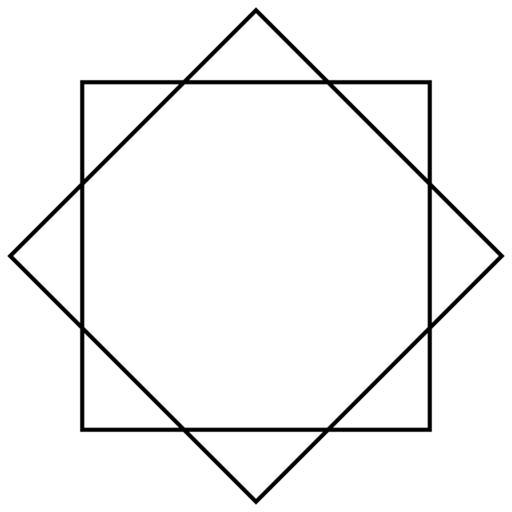
//> input picture HarrisAlgorithm/ImageUsed/shape.jpeg, 512 x 512 px
$ ./canny HarrisAlgorithm/ImageUsed/shape.jpeg   (built with g++ and OpenCV 4)
//> lines starting //> are read from the running program, lines starting //| are printed output that depends on the picture; after the words box and inside, x2 and y2 are one past the last pixel; in counts of white or black regions, pixels touching at a corner belong together
//> further down, src is the input picture: 512 rows x 512 cols, CV_8UC1; min 0, max 255, mean 243.9
#include <opencv2/imgproc/imgproc.hpp>
#include <opencv2/highgui/highgui.hpp>
#include <stdlib.h>
#include <iostream>

using namespace cv;
using namespace std;

Mat src,dest;
int ht = 198,lt = 144;


void myCanny(const Mat& src, Mat& dest, int low_th, int high_th){
//> called with low_th = 198, high_th = 144

	Mat bdest,sobelX, sobelY,mag,ang;
	float ang_val;
	Size kernelS(3,3);
/*
*	STEP 1: Gaussian blurr;
*	STEP 2: Calcola mamagitudo e angolo;
*	STEP 3: Non-Maxima-Suppression;
*	STEP 4: Threshold con isteresi
*/
// GAUSSIAN BLUR
	copyMakeBorder(src,bdest,1,1,1,1,BORDER_REFLECT);
	GaussianBlur(bdest,bdest,kernelS,5);
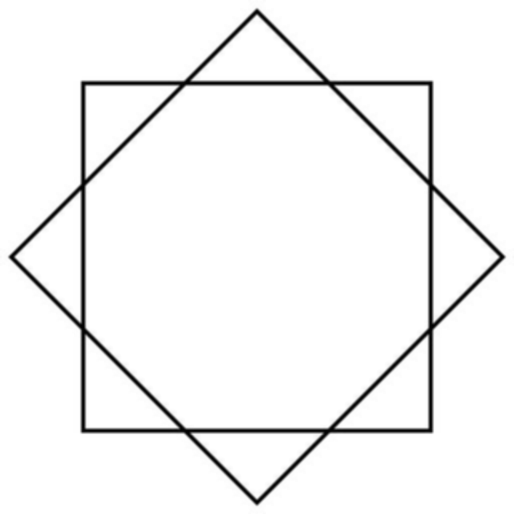
//> bdest: 514 rows x 514 cols, CV_8UC1; min 1, max 255, mean 244

	bdest.convertTo(bdest,CV_32FC1);
//> bdest: 514 rows x 514 cols, CV_32FC1

// CALCOLO GRADIENTE

	Sobel(bdest,sobelX,bdest.type(),1,0);
	Sobel(bdest,sobelY,bdest.type(),0,1);
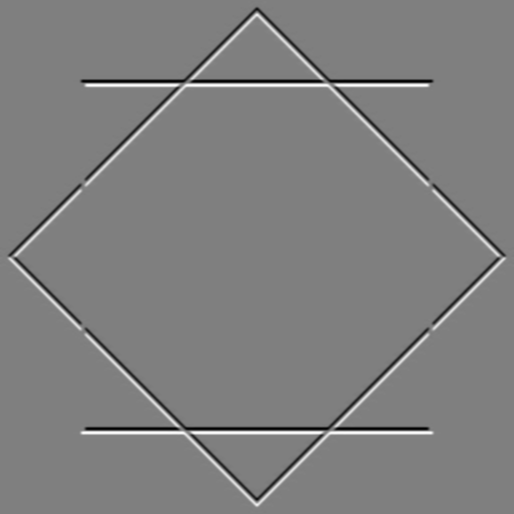
//> sobelY: 514 rows x 514 cols, CV_32FC1; min -664, max 664, mean 0; drawn with min black and max white

// CALCOLO MAGNITUDINE

	mag = abs(sobelX) + abs(sobelY);

// CALCOLO ANGOLO

	phase(sobelX,sobelY,ang,true);
	normalize(mag,mag,0,255,NORM_MINMAX);
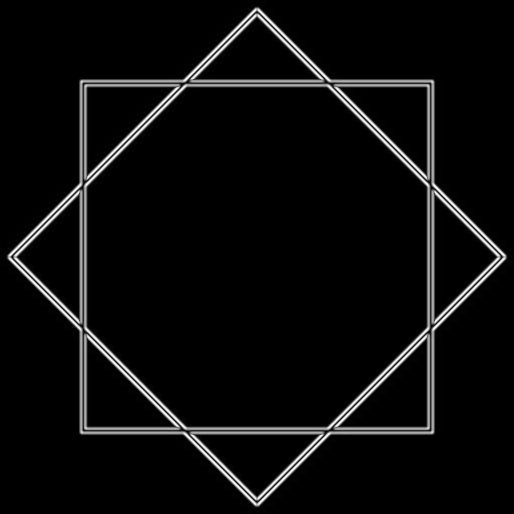
//> mag: 514 rows x 514 cols, CV_32FC1; min 0, max 255, mean 12.2; drawn with min black and max white
	mag.convertTo(mag,CV_8UC1);
//> mag: 514 rows x 514 cols, CV_8UC1

	normalize(ang,ang,-180,180,NORM_MINMAX);

//	NON_MAXIMA_SUPPRESSION

	for (int i = 1; i < mag.rows-1; ++i)
	{
		for(int j = 1; j < mag.cols-1; j++){
			ang_val = ang.at<float>(i,j);

			if ((ang_val <= -157.5 && ang_val > 157.5) || (ang_val > -22.5 && ang_val <= 22.5) ){
				if(mag.at<uchar>(i,j) < mag.at<uchar>(i,j-1) || mag.at<uchar>(i,j) < mag.at<uchar>(i,j+1))
					mag.at<uchar>(i,j) = 0;
			}
			else if ((ang_val <= -112.5 && ang_val > -157.5) || (ang_val > 22.5 && ang_val <= 67.5) ){
				if(mag.at<uchar>(i,j) < mag.at<uchar>(i-1,j-1) || mag.at<uchar>(i,j) < mag.at<uchar>(i+1,j+1))
					mag.at<uchar>(i,j) = 0;
			}

			else if ((ang_val <= -67.5 && ang_val > -112.5) || (ang_val > 67.5 && ang_val <= 112.5) ){
				if(mag.at<uchar>(i,j) < mag.at<uchar>(i+1,j) || mag.at<uchar>(i,j) < mag.at<uchar>(i-1,j))
					mag.at<uchar>(i,j) = 0;
			}
			else if ((ang_val <= -22.5 && ang_val > -67.5) || (ang_val > 112.5 && ang_val <= 157.5) ){
				if(mag.at<uchar>(i,j) < mag.at<uchar>(i-1,j+1) || mag.at<uchar>(i,j) < mag.at<uchar>(i+1,j-1))
					mag.at<uchar>(i,j) = 0;
			}
		}
	}
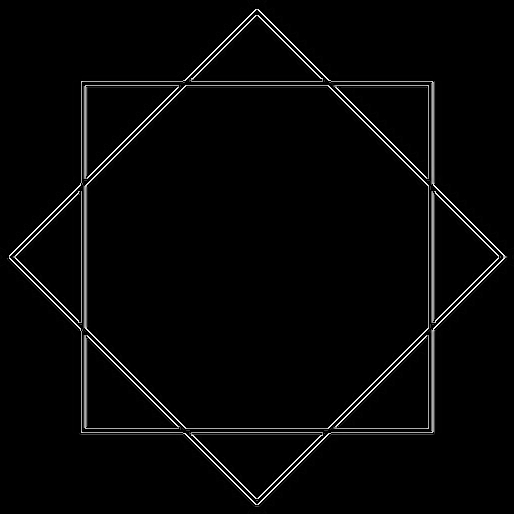
//> mag: 514 rows x 514 cols, CV_8UC1; min 0, max 255, mean 6.3
//> after the loop, ang_val = -180

//G_n THRESHOLE
	for (int i = 1; i < mag.rows-1; ++i)
	{
		for(int j = 1; j<mag.cols-1; j++){
			if(mag.at<uchar>(i,j) > high_th) mag.at<uchar>(i,j) = 255;

			else if(mag.at<uchar>(i,j) < low_th) mag.at<uchar>(i,j) = 0;

			else if(mag.at<uchar>(i,j) <= high_th && mag.at<uchar>(i,j) >= low_th){
				bool strong_n = false;
				for(int x = -1; x <= 1 && !strong_n ; x++){
					for(int y = -1; y <= 1 && !strong_n ; y++){
						{
							if(mag.at<uchar>(i+x,j+y) > high_th) strong_n = true;
						}
					}
				}
				if(strong_n) mag.at<uchar>(i,j) = 255;
				else mag.at<uchar>(i,j) = 0;
			}
		}
	}
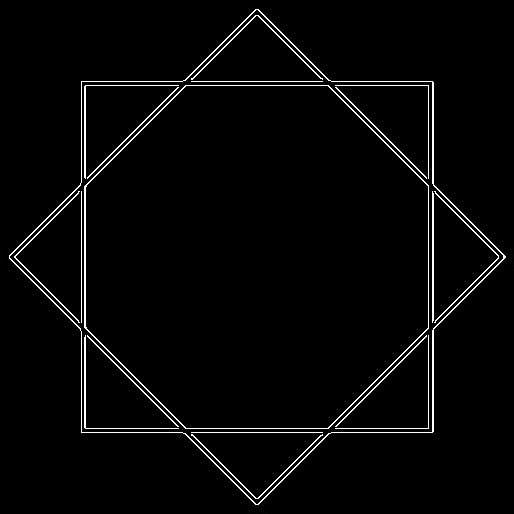
//> mag: 514 rows x 514 cols, CV_8UC1; 8.13% of pixels changed, all inside (x1, y1, x2, y2) = (1, 1, 513, 513)
	int x = 1;
	int y = 1;
	int height = mag.rows -2;
//> height = 512
	int width = mag.cols -2;
//> width = 512
	Rect roiRect(x, y, width, height);
//> roiRect = Rect(1, 1, 512, 512)
	dest = mag(roiRect);
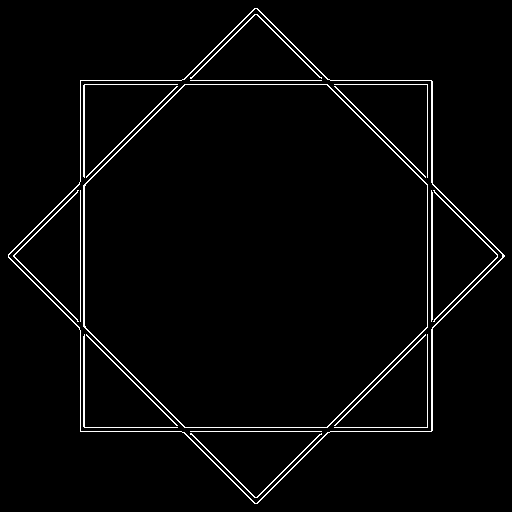
//> dest: 512 rows x 512 cols, CV_8UC1; 2.7% white in thin lines or dots

	//mag.copyTo(dest);

}


void CannyThreshold(int, void*){
	    myCanny(src, dest,ht,lt);

	    imshow("Canny",dest);

}

int main(int argc, char const *argv[])
{
	if( argc < 2){
        cout<<"usage: "<<argv[0]<<" image_name"<<endl;
        exit(0);
    }
    src = imread(argv[1],IMREAD_GRAYSCALE);
    Mat edges;
    imshow("src",src);
    namedWindow("Canny");
    cv::createTrackbar("Trackbar th", "Canny", &ht, 255, CannyThreshold);
    cv::createTrackbar("Trackbar lh", "Canny", &lt, 255, CannyThreshold);
    CannyThreshold(0,0);
    /*myCanny(src, dest,ht,lt);

    imshow("Canny",dest);*/
    waitKey(0);

   cv::Canny(src, edges, 144, 198, 3, false);
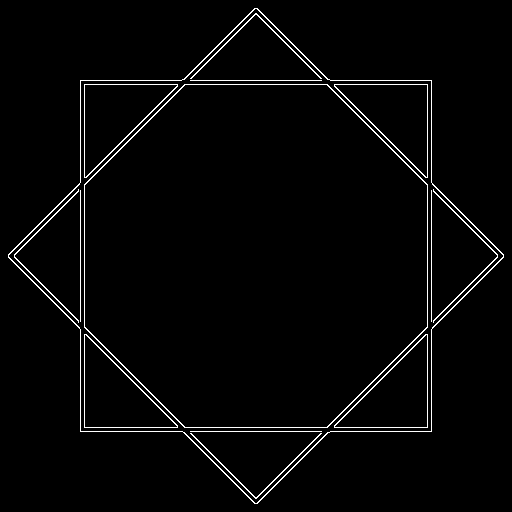
//> edges: 512 rows x 512 cols, CV_8UC1; 2.4% white in thin lines or dots
    imshow("cvCanny",edges);
    waitKey(0);

    return 0;

}
